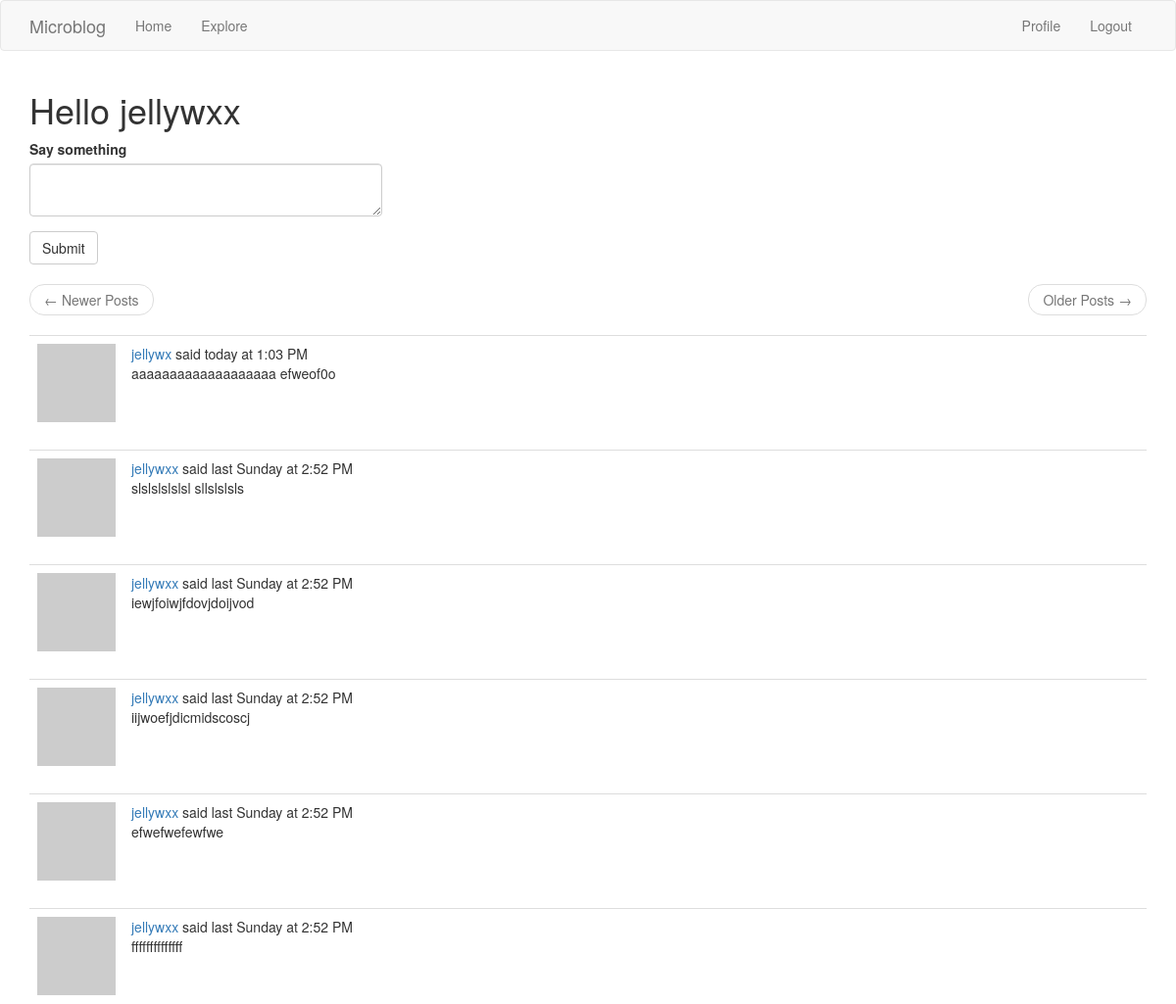
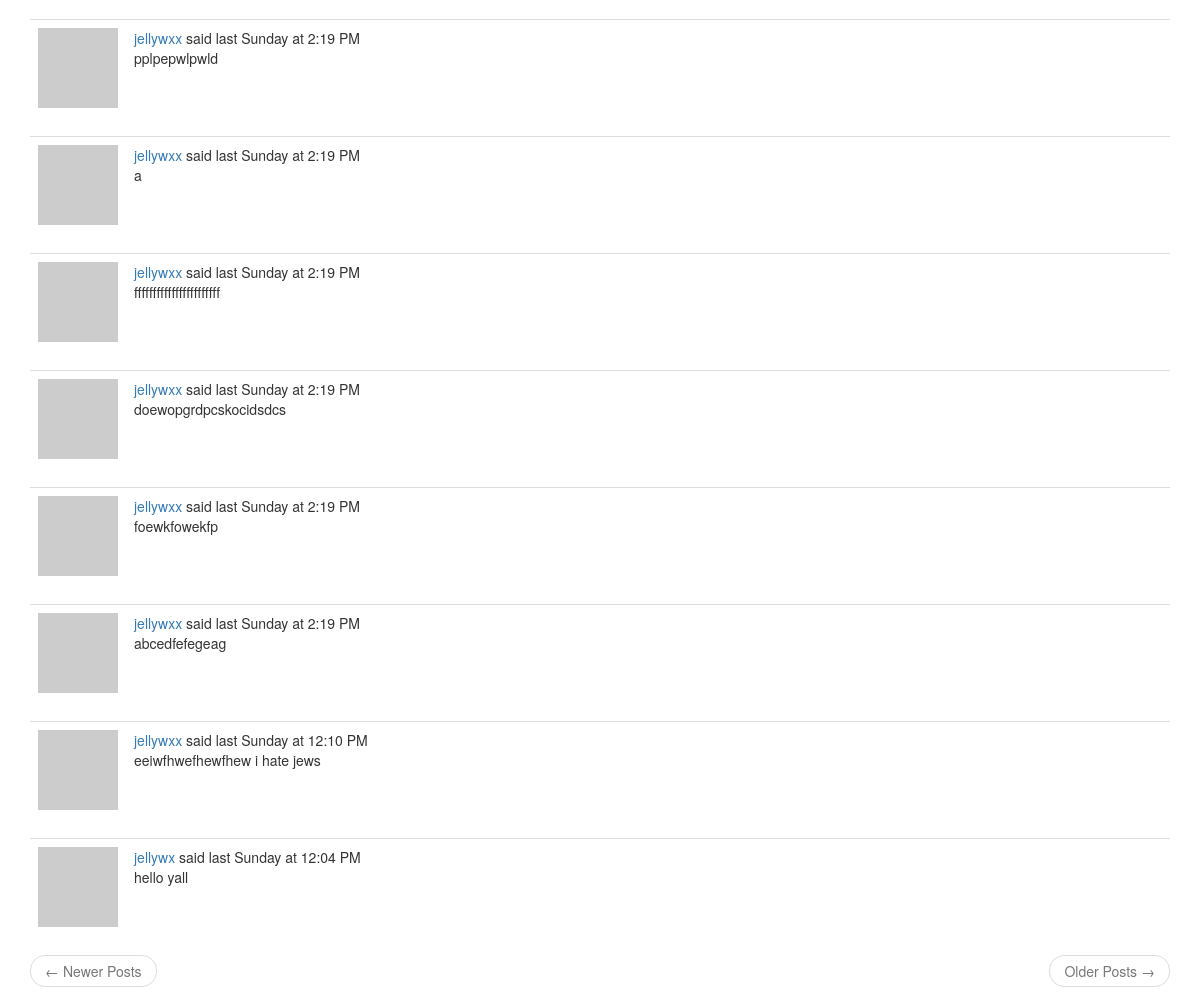
The page /index (signed in) on the database its author committed (2 pictures, top to bottom).
### app/models.py (models this page shows, shortened)
class User(UserMixin, db.Model):
    id = db.Column(db.Integer, primary_key=True)
    username = db.Column(db.String(64), index=True, unique=True)
    email = db.Column(db.String(120), index=True, unique=True)
    password_hash = db.Column(db.String(128))
    about_me = db.Column(db.String(140))
    last_seen = db.Column(db.DateTime, default=datetime.utcnow)
    posts = db.relationship('Post', backref='author', lazy='dynamic')
    followed = db.relationship(
        'User', secondary=followers,
        primaryjoin=(followers.c.follower_id == id),
        secondaryjoin=(followers.c.followed_id == id),
        backref=db.backref('followers', lazy='dynamic'), lazy='dynamic'
    )
    def avatar(self, size=80):
        digest = md5(self.email.lower().encode('utf-8')).hexdigest()
        return 'https://www.gravatar.com/avatar/{}?d=identicon&s={}'.format(digest, size)
    def followed_posts(self):
        followed = Post.query.join(followers, (followers.c.followed_id == Post.user_id)).filter(followers.c.follower_id == self.id)
        own = Post.query.filter_by(user_id=self.id)
        return followed.union(own).order_by(Post.timestamp.desc())

class Post(db.Model):
    id = db.Column(db.Integer, primary_key=True)
    body = db.Column(db.String(140))
    timestamp = db.Column(db.DateTime, index=True, default=datetime.utcnow)
    user_id = db.Column(db.Integer, db.ForeignKey('user.id'))

### app/routes.py (the view)
@app.route('/', methods=['GET', 'POST'])
@app.route('/index', methods=['GET', 'POST'])
@login_required
def index():
    form = PostForm()
    if form.validate_on_submit():
        post = Post(body=form.post.data, author=current_user)
        db.session.add(post)
        db.session.commit()
        flash('Your post has been added.')
        return redirect(url_for('index'))
    page = request.args.get('page', 1, type=int)
    posts = current_user.followed_posts().paginate(page, app.config['POSTS_PER_PAGE'], False)
    next_url = url_for('index', page=posts.next_num) if posts.has_next else None
    prev_url = url_for('index', page=posts.prev_num) if posts.has_prev else None
    return render_template('index.html', title='Home', user=current_user, posts=posts.items, form=form, next_url=next_url, prev_url=prev_url)

### app/forms.py
class PostForm(FlaskForm):
    post = TextAreaField('Say something', validators=[DataRequired(), Length(min=1, max=140)])
    submit=SubmitField('Submit')

### app/models.py (called while the page is built)
@login.user_loader
def load_user(id):
    return User.query.get(int(id))

### app/routes.py (called while the page is built)
@app.before_request
def before_request():
    if current_user.is_authenticated:
        current_user.last_seen = datetime.utcnow()
        db.session.commit()

### app/templates/index.html
{% extends "base.html" %}
{% import 'bootstrap/wtf.html' as wtf %}
{% block app_content %}
  <h1>Hello {{ user.username }}</h1>
  {% if form %}
  <div class="row">
    <div class="col-md-4">
      {{ wtf.quick_form(form) }}
    </div>
  </div>
  {% endif %}
  {% include "_view.html" %}
{% endblock %}

### app/templates/base.html (shortened to what this page needs)
{% extends "bootstrap/base.html" %}
{% block navbar %}
  <nav class="navbar navbar-default">
    <div class="container">
        <div class="navbar-header">
            <a class="navbar-brand" href="{{ url_for('index') }}">Microblog</a>
        </div>
        <div class="collapse navbar-collapse" id="bs-example-navbar-collapse-1">
            <ul class="nav navbar-nav">
                <li><a href="{{ url_for('index') }}">Home</a></li>
                <li><a href="{{ url_for('explore') }}">Explore</a></li>
            </ul>
            <ul class="nav navbar-nav navbar-right">
                {% if current_user.is_anonymous %}
                <li><a href="{{ url_for('login') }}">Login</a></li>
                <li><a href="{{ url_for('register') }}">Register</a></li>
                {% else %}
                <li><a href="{{ url_for('user', username=current_user.username) }}">Profile</a></li>
                <li><a href="{{ url_for('logout') }}">Logout</a></li>
                {% endif %}
            </ul>
        </div>
    </div>
  </nav>
{% endblock %}
{% block content %}
  <div class="container">
    {% block app_content %}{% endblock %}
  </div>
{% endblock %}

### app/templates/_view.html
<nav aria-label="...">
  <ul class="pager">
    <li class="previous{% if not prev_url %} disabled{% endif %}">
      <a href="{{ prev_url or '#' }}">
        <span aria-hidden="true">&larr;</span> Newer Posts
      </a>
    </li>
    <li class="next{% if not next_url %} disabled{% endif %}">
      <a href="{{ next_url or '#' }}">
        Older Posts <span aria-hidden="true">&rarr;</span>
      </a>
    </li>
  </ul>
</nav>
{% for post in posts %}
  {% include "_post.html" %}
{% endfor %}
<nav aria-label="...">
  <ul class="pager">
    <li class="previous{% if not prev_url %} disabled{% endif %}">
      <a href="{{ prev_url or '#' }}">
        <span aria-hidden="true">&larr;</span> Newer Posts
      </a>
    </li>
    <li class="next{% if not next_url %} disabled{% endif %}">
      <a href="{{ next_url or '#' }}">
        Older Posts <span aria-hidden="true">&rarr;</span>
      </a>
    </li>
  </ul>
</nav>

### app/templates/_post.html (shortened to what this page needs)
<table class="table table-hover">
  <tr>
    <td width="70px">
      <a href="{{ url_for('user', username=post.author.username) }}">
        <img src="{{ post.author.avatar(70) }}">
      </a>
    </td>
    <td>
      <a href="{{ url_for('user', username=post.author.username) }}">
        {{ post.author.username }}
      </a>
      said <span id="post_{{ post.id }}"></span>
      <br>
      {{ post.body }}
    </td>
  </tr>
</table>

### rows shown on the page
User: username "jellywxx"
Post: author.username "jellywx", body "aaaaaaaaaaaaaaaaaaa efweof0o"
Post: author.username "jellywxx", body "slslslslslsl sllslslsls"
Post: author.username "jellywxx", body "iewjfoiwjfdovjdoijvod"
Post: author.username "jellywxx", body "iijwoefjdicmidscoscj"
Post: author.username "jellywxx", body "efwefwefewfwe"
Post: author.username "jellywxx", body "ffffffffffffff"
Post: author.username "jellywxx", body "pplpepwlpwld"
Post: author.username "jellywxx", body "a"
Post: author.username "jellywxx", body "fffffffffffffffffffffff"
Post: author.username "jellywxx", body "doewopgrdpcskocidsdcs"
Post: author.username "jellywxx", body "foewkfowekfp"
Post: author.username "jellywxx", body "abcedfefegeag"
Post: author.username "jellywxx", body "eeiwfhwefhewfhew i hate jews"
Post: author.username "jellywx", body "hello yall"
